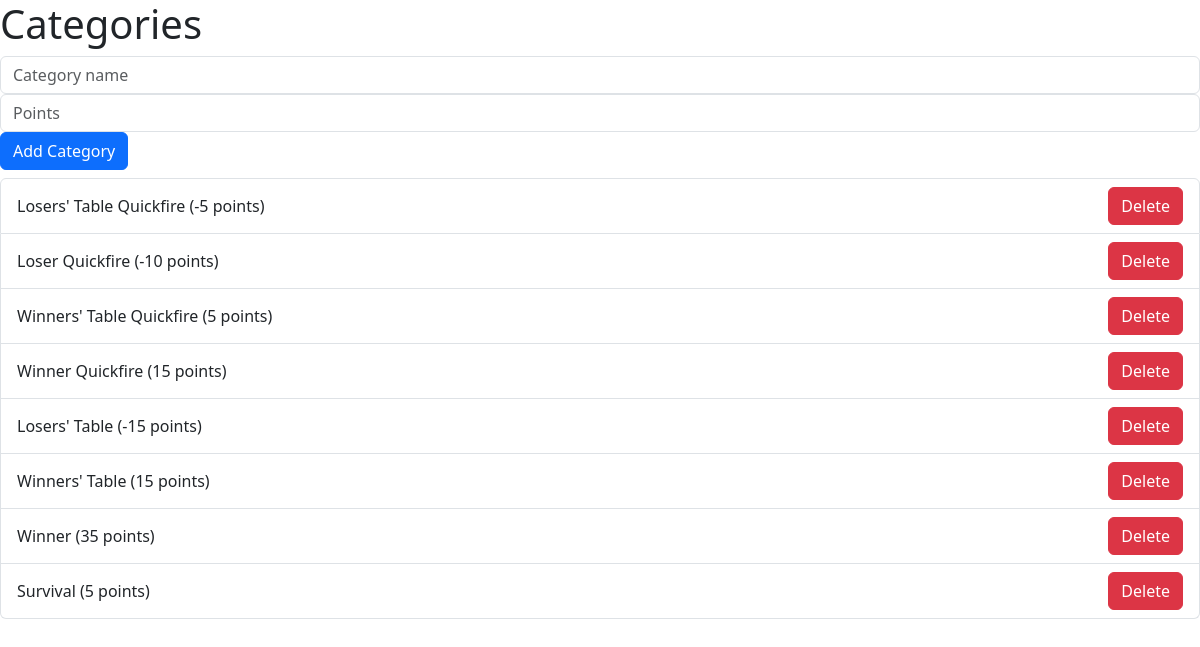
The page /categories on the database its author committed.
### tables this page shows
CREATE TABLE categories (
            id INTEGER PRIMARY KEY AUTOINCREMENT,
            name TEXT NOT NULL,
            points INTEGER NOT NULL
        );

### app.py (the view)
@app.route('/categories', methods=['GET', 'POST'])
def categories():
    if request.method == 'POST':
        query_db('INSERT INTO categories (name, points) VALUES (?, ?)', (request.form['name'], request.form['points']))
        return redirect(url_for('categories'))
    categories = query_db('SELECT * FROM categories')
    return render_template('categories.html', categories=categories)

### app.py (called while the page is built)
def query_db(query, args=(), one=False):
    conn = sqlite3.connect('fantasy.db')
    cur = conn.cursor()
    cur.execute(query, args)
    results = cur.fetchall()
    conn.commit()
    conn.close()
    return (results[0] if results else None) if one else results

### templates/categories.html (shortened to what this page needs)
<!DOCTYPE html>
<html lang="en">
<head>
    <link href="https://cdn.jsdelivr.net/npm/bootstrap@5.3.0-alpha3/dist/css/bootstrap.min.css" rel="stylesheet">
</head>
<body>
    <h1>Categories</h1>
    <form method="post" action="{{ url_for('categories') }}" class="form-inline my-2">
        <input type="text" name="name" placeholder="Category name" class="form-control mr-2">
        <input type="number" name="points" placeholder="Points" class="form-control mr-2">
        <button type="submit" class="btn btn-primary">Add Category</button>
    </form>
    <ul class="list-group">
    {% for category in categories %}
        <li class="list-group-item d-flex justify-content-between align-items-center">
            {{ category[1] }} ({{ category[2] }} points)
            <form method="post" action="{{ url_for('delete_category', category_id=category[0]) }}">
                <button type="submit" class="btn btn-danger" onclick="return confirmDelete('category');">Delete</button>
            </form>
        </li>
    {% endfor %}
    </ul>
</body>
</html>

### rows shown on the page
categories: name "Losers' Table Quickfire", points "-5"
categories: name "Loser Quickfire", points "-10"
categories: name "Winners' Table Quickfire", points "5"
categories: name "Winner Quickfire", points "15"
categories: name "Losers' Table", points "-15"
categories: name "Winners' Table", points "15"
categories: name "Winner", points "35"
categories: name "Survival", points "5"
